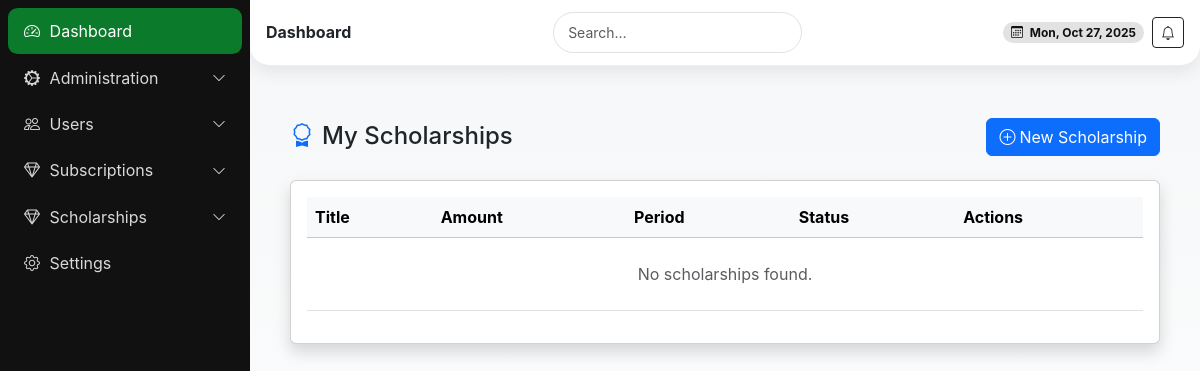
/scholarship-list/ (signed in), run on an earlier commit of the app's database.
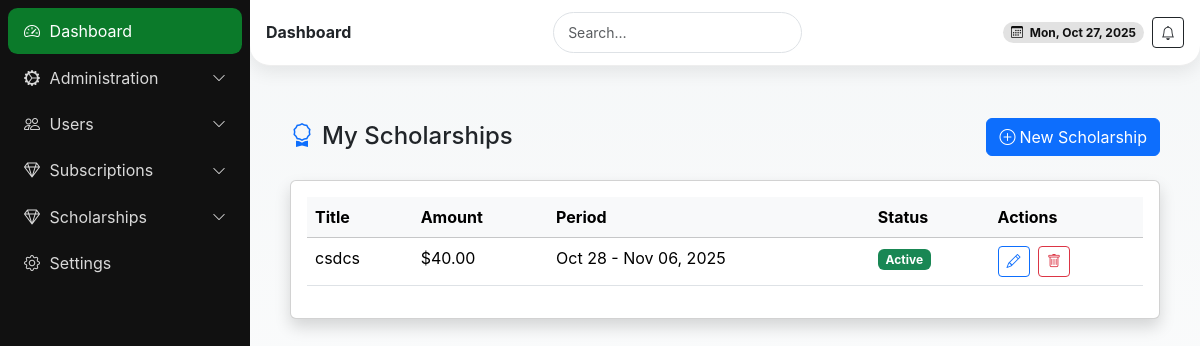
And on a later commit of the database.
### school/models.py (models this page shows, shortened)
class Scholarship(models.Model):
    title = models.CharField(max_length=255)
    description = models.TextField()
    amount = models.DecimalField(max_digits=10, decimal_places=2, validators=[MinValueValidator(Decimal('0.01'))])
    start_date = models.DateField()
    end_date = models.DateField()
    eligibility_criteria = models.TextField(blank=True)  # e.g., "Must be a student in Grade 8 or above"
    created_by = models.ForeignKey(User, on_delete=models.CASCADE, related_name='created_scholarships')
    created_at = models.DateTimeField(auto_now_add=True)
    updated_at = models.DateTimeField(auto_now=True)
    is_active = models.BooleanField(default=True)

### kiswate_digital_app/views.py (the view)
# urls.py: path('scholarship-list/', views.scholarship_list_create, name='scholarship_list_create'),
@login_required
def scholarship_list_create(request):
    if request.method == 'POST':
        form = ScholarshipForm(request.POST, user=request.user)
        if form.is_valid():
            scholarship = form.save()
            messages.success(request, f'Scholarship "{scholarship.title}" created successfully.')
            logger.info(f"Created scholarship '{scholarship.title}' by {request.user.email}.")
            return redirect('kiswate_digital_app:scholarship_list_create')
        else:
            messages.error(request, 'Please correct the form errors below.')
    else:
        form = ScholarshipForm(user=request.user)
    query = request.GET.get('q', '')
    scholarships = Scholarship.objects.filter(created_by=request.user, is_active=True).order_by('-created_at')
    if query:
        scholarships = scholarships.filter(
            Q(title__icontains=query) | Q(description__icontains=query) | Q(eligibility_criteria__icontains=query)
        )
    context = {
        'scholarships': scholarships,
        'form': form,  # For create modal
        'query': query,
    }
    return render(request, 'Dashboard/scholarship_list.html', context)

### templates/Dashboard/scholarship_list.html (shortened to what this page needs)
{% extends 'Dashboard/base.html' %}
{% load static %}
{% block content %}
<div class="container-fluid py-4">
  <div class="row">
    <div class="col-12">
      <div class="d-flex justify-content-between align-items-center mb-4">
        <h2 class="h4 mb-0"><i class="bi bi-award me-2 text-primary"></i>My Scholarships</h2>
        <button class="btn btn-primary" data-bs-toggle="modal" data-bs-target="#createModal">
          <i class="bi bi-plus-circle me-1"></i>New Scholarship
        </button>
      </div>
      <div class="card shadow">
        <div class="card-body">
          <div class="table-responsive">
            <table class="table table-hover">
              <thead class="table-light">
                <tr>
                  <th>Title</th>
                  <th>Amount</th>
                  <th>Period</th>
                  <th>Status</th>
                  <th>Actions</th>
                </tr>
              </thead>
              <tbody>
                {% for scholarship in scholarships %}
                <tr>
                  <td>{{ scholarship.title }}</td>
                  <td>${{ scholarship.amount }}</td>
                  <td>{{ scholarship.start_date|date:"M d" }} - {{ scholarship.end_date|date:"M d, Y" }}</td>
                  <td>
                    <span class="badge bg-{% if scholarship.is_active %}success{% else %}secondary{% endif %}">
                      {% if scholarship.is_active %}Active{% else %}Inactive{% endif %}
                    </span>
                  </td>
                  <td>
                    <button class="btn btn-sm btn-outline-primary me-1" data-bs-toggle="modal" data-bs-target="#editModal{{ scholarship.pk }}">
                      <i class="bi bi-pencil"></i>
                    </button>
                    <button class="btn btn-sm btn-outline-danger" data-bs-toggle="modal" data-bs-target="#deleteModal{{ scholarship.pk }}">
                      <i class="bi bi-trash"></i>
                    </button>
                  </td>
                </tr>
                {% empty %}
                <tr>
                  <td colspan="5" class="text-center text-muted py-4">No scholarships found.</td>
                </tr>
                {% endfor %}
              </tbody>
            </table>
          </div>
        </div>
      </div>
    </div>
  </div>
</div>
{% endblock %}

What changed in the data, as far as the page shows it:
added Scholarship: title "csdcs", amount "40.00", start_date "Oct 28", end_date "Nov 06, 2025", is_active "Active"
Also different on the page:
text no longer shown: "No scholarships found."
